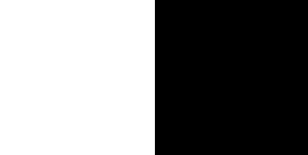
#> input picture contrast_stretch.jpg, 308 x 155 px, shrunk from 499 x 250 before the run
$ python contours1.py
#> lines starting #> are read from the running program, lines starting #| are printed output that depends on the picture; after the words box and inside, x2 and y2 are one past the last pixel; in counts of white or black regions, pixels touching at a corner belong together; pictures that were not available may be replaced by others from this repository, and a replacement may not be noted
import numpy as np
import cv2

# Correct font
font = cv2.FONT_HERSHEY_COMPLEX

# Read images
img2 = cv2.imread('contrast_stretch.jpg', cv2.IMREAD_COLOR)
#> img2 is the input picture: shape (155, 308, 3); min 0, max 255, mean 128.2
img = cv2.imread('DSC07229.JPG', cv2.IMREAD_GRAYSCALE)
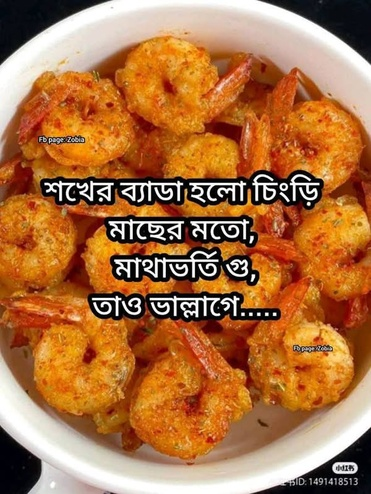
#> input picture 487021350_122205127634162765_4776978011534063537_n.jpg, 371 x 494 px, shrunk from 600 x 799 before the run, given in place of DSC07229.JPG, which was not available
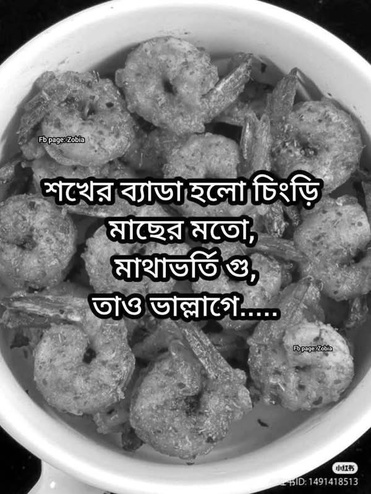
#> img: shape (494, 371); min 0, max 255, mean 125.4

# Thresholding
_, threshold = cv2.threshold(img, 110, 255, cv2.THRESH_BINARY)
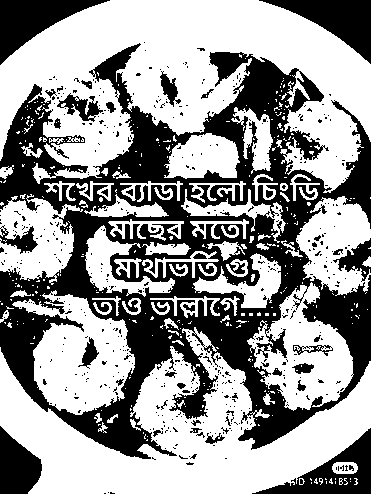
#> threshold: shape (494, 371); 59.4% white; 528 black regions (485 under 20 px)

# Find contours
contours, _ = cv2.findContours(threshold, cv2.RETR_TREE, cv2.CHAIN_APPROX_SIMPLE)
#> contours = 1149 contours, 1022 with area under 20; largest, box (x1, y1, x2, y2) and area: (0, 0, 371, 193) 38866, (0, 327, 371, 494) 27308, (12, 290, 135, 415) 8431, (247, 282, 354, 411) 7388, (296, 196, 371, 296) 4456

for cnt in contours:
    approx = cv2.approxPolyDP(cnt, 0.09 * cv2.arcLength(cnt, True), True)
    cv2.drawContours(img2, [approx], 0, (0, 0, 255), 5)

    n = approx.ravel()
    for i in range(0, len(n), 2):  # step by 2 (x,y pairs)
        x, y = n[i], n[i+1]
        coord = f"{x} {y}"
        cv2.putText(img2, coord, (x, y), font, 0.5, (0, 255, 0), 1)
#> this loop made 1149 passes
#> n on passes 1 to 3: [311, 482, 311, 483], [350, 481], [335, 481, 335, 483]
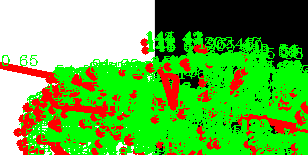
#> img2: shape (155, 308, 3); mean B, G, R 65.8, 178.1, 100.9

# Show result
cv2.imshow('contours', img2)

# Wait for ESC key to close
if cv2.waitKey(0) & 0xFF == 27:
#> (key Esc is pressed here)
    cv2.destroyAllWindows()
